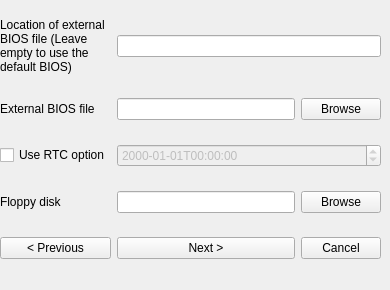
   <widget class="QWidget" name="page_8">
    <widget class="QWidget" name="gridLayoutWidget_8">
     <property name="geometry">
      <rect>
       <x>0</x>
       <y>0</y>
       <width>381</width>
       <height>281</height>
      </rect>
     </property>
     <layout class="QGridLayout" name="gridLayout_8">
      <item row="1" column="0">
       <widget class="QLabel" name="lbl_biosF">
        <property name="text">
         <string>External BIOS file</string>
        </property>
       </widget>
      </item>
      <item row="2" column="0">
       <widget class="QCheckBox" name="chb_rtc">
        <property name="text">
         <string>Use RTC option</string>
        </property>
       </widget>
      </item>
      <item row="4" column="1">
       <widget class="QPushButton" name="btn_next5">
        <property name="text">
         <string>Next &gt;</string>
        </property>
       </widget>
      </item>
      <item row="4" column="0">
       <widget class="QPushButton" name="btn_prev5">
        <property name="text">
         <string>&lt; Previous</string>
        </property>
       </widget>
      </item>
      <item row="1" column="1">
       <widget class="QLineEdit" name="le_biosF"/>
      </item>
      <item row="0" column="0">
       <widget class="QLabel" name="lbl_biosLoc">
        <property name="text">
         <string>Location of external
BIOS file (Leave
empty to use the
default BIOS)</string>
        </property>
        <property name="wordWrap">
         <bool>true</bool>
        </property>
       </widget>
      </item>
      <item row="1" column="2">
       <widget class="QPushButton" name="btn_biosF">
        <property name="text">
         <string>Browse</string>
        </property>
       </widget>
      </item>
      <item row="4" column="2">
       <widget class="QPushButton" name="btn_cancel5">
        <property name="text">
         <string>Cancel</string>
        </property>
       </widget>
      </item>
      <item row="2" column="1" colspan="2">
       <widget class="QDateTimeEdit" name="dtb_rtc">
        <property name="enabled">
         <bool>false</bool>
        </property>
        <property name="displayFormat">
         <string>yyyy-MM-ddThh:mm:ss</string>
        </property>
       </widget>
      </item>
      <item row="0" column="1" colspan="2">
       <widget class="QLineEdit" name="le_biosLoc"/>
      </item>
      <item row="3" column="0">
       <widget class="QLabel" name="lbl_floppy">
        <property name="text">
         <string>Floppy disk</string>
        </property>
       </widget>
      </item>
      <item row="3" column="1">
       <widget class="QLineEdit" name="le_floppy"/>
      </item>
      <item row="3" column="2">
       <widget class="QPushButton" name="btn_floppy">
        <property name="text">
         <string>Browse</string>
        </property>
       </widget>
      </item>
     </layout>
    </widget>
   </widget>
